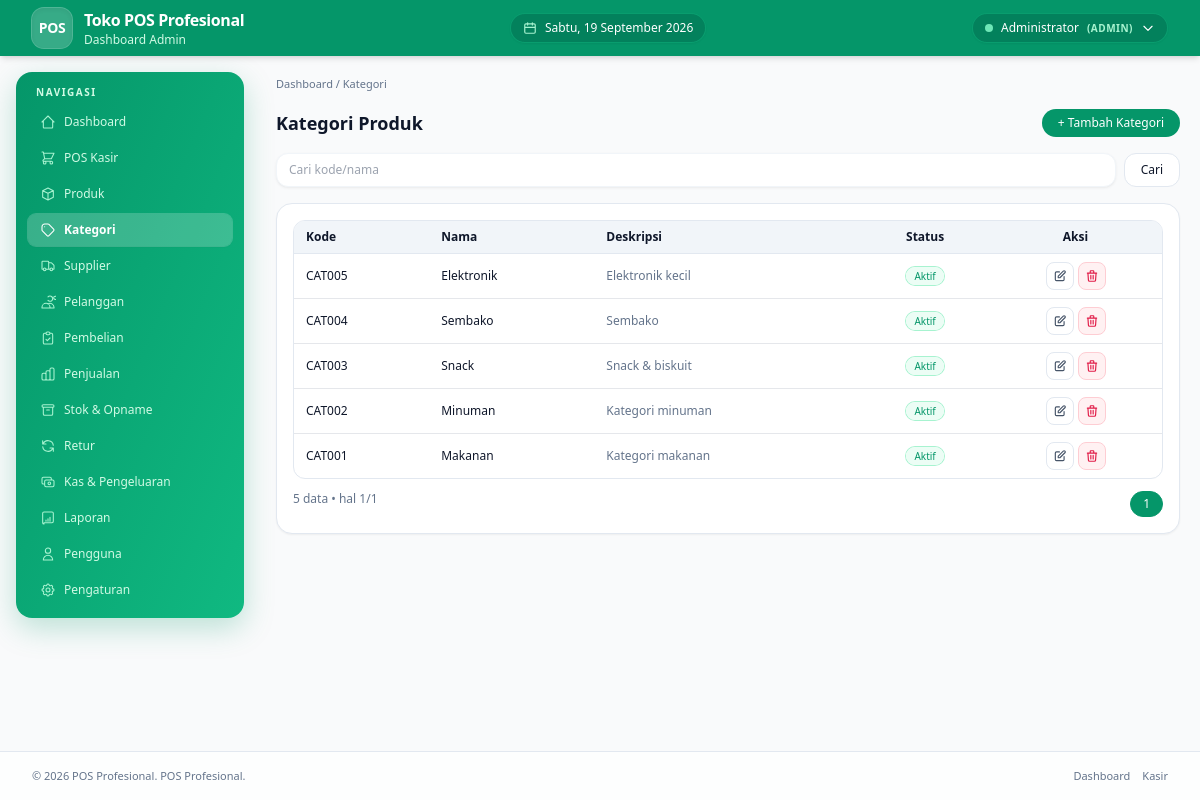
/admin/kategori/index.php (signed in), run on the app's committed database.
### tables this page shows
CREATE TABLE stores (
 id INT AUTO_INCREMENT PRIMARY KEY,
 name VARCHAR(120) NOT NULL,
 address TEXT,
 phone VARCHAR(30),
 email VARCHAR(100),
 logo VARCHAR(255),
 receipt_footer TEXT,
 currency VARCHAR(10) DEFAULT 'Rp',
 tax_percent DECIMAL(5,2) DEFAULT 0,
 transaction_prefix VARCHAR(10) DEFAULT 'TRX',
 created_at DATETIME DEFAULT CURRENT_TIMESTAMP
);

CREATE TABLE product_categories (
 id INT AUTO_INCREMENT PRIMARY KEY,
 code VARCHAR(20) UNIQUE NOT NULL,
 name VARCHAR(80) NOT NULL,
 description TEXT,
 is_active TINYINT(1) DEFAULT 1,
 created_at DATETIME DEFAULT CURRENT_TIMESTAMP,
 INDEX idx_cat_name (name)
);

### config/database.php (called while the page is built)
<?php
$DB_HOST = '127.0.0.1';
$DB_NAME = 'pos_db';
$DB_USER = 'root';
$DB_PASS = '';
$DB_CHARSET = 'utf8mb4';
$DB_PORT = 3306;
function db(): PDO {
    static $pdo = null;
    if ($pdo === null) {
        global $DB_HOST,$DB_NAME,$DB_USER,$DB_PASS,$DB_CHARSET,$DB_PORT;
        $dsn = "mysql:host={$DB_HOST};port={$DB_PORT};dbname={$DB_NAME};charset={$DB_CHARSET}";
        $opt = [
            PDO::ATTR_ERRMODE => PDO::ERRMODE_EXCEPTION,
            PDO::ATTR_DEFAULT_FETCH_MODE => PDO::FETCH_ASSOC,
            PDO::ATTR_EMULATE_PREPARES => false,
        ];
        $pdo = new PDO($dsn, $DB_USER, $DB_PASS, $opt);
        $pdo->exec("SET time_zone = '+07:00'");
    }
    return $pdo;
}

### core/helper.php (called while the page is built, shortened)
<?php
function e($s){ return htmlspecialchars((string)$s, ENT_QUOTES, 'UTF-8'); }
function paginate_params($total,$page,$perPage){ $pages=max(1,(int)ceil($total/$perPage)); $page=max(1,min($pages,(int)$page)); $offset=($page-1)*$perPage; return [$pages,$page,$offset]; }
function store_info(){
    static $s = null;
    if($s === null){
        try {
            $s = db()->query("SELECT * FROM stores LIMIT 1")->fetch(PDO::FETCH_ASSOC) ?: [];
        } catch(Throwable $e){
            $s = [];
        }
    }
    return $s;
}
function store_logo_url(){
    $st = store_info();
    return null;
}

### core/auth.php (called while the page is built, shortened)
<?php
require_once __DIR__ . '/../config/database.php';
require_once __DIR__ . '/helper.php';
function current_user(){ return $_SESSION['user'] ?? null; }

### admin/kategori/index.php (the view, shortened to what this page needs)
<?php
require_once __DIR__.'/../../config/database.php';
require_once __DIR__.'/../../core/auth.php';
require_once __DIR__.'/../../core/helper.php';
$pdo=db();
$q=trim($_GET['q']??''); $page=max(1,(int)($_GET['page']??1)); $per=ITEMS_PER_PAGE;
$where="WHERE 1"; $params=[];
$total=$pdo->prepare("SELECT COUNT(*) FROM product_categories $where"); $total->execute($params); $total=(int)$total->fetchColumn();
list($pages,$page,$off)=paginate_params($total,$page,$per);
$stmt=$pdo->prepare("SELECT * FROM product_categories $where ORDER BY id DESC LIMIT $per OFFSET $off"); $stmt->execute($params); $rows=$stmt->fetchAll();
?>
<!DOCTYPE html><html lang="id"><head><title>Kategori • <?=e(APP_NAME)?></title><?php include __DIR__.'/../../components/head.php'; ?></head>
<body class="min-h-screen bg-slate-50 flex flex-col"><?php include __DIR__.'/../../components/header.php'; ?>
<main class="flex w-full flex-1 flex-col gap-6 px-4 pb-10 pt-5 sm:px-6 lg:px-8 lg:flex-row lg:items-start"><?php include __DIR__.'/../../components/sidebar_admin.php'; ?>
<section class="order-2 flex-1 space-y-4">
<nav class="text-[11px] text-slate-500">Dashboard / Kategori</nav>
<div class="flex flex-col gap-3 sm:flex-row sm:items-center sm:justify-between"><h2 class="text-lg font-semibold">Kategori Produk</h2><button data-modal-toggle="#modalAdd" class="rounded-full bg-emerald-600 px-4 py-1.5 text-xs font-medium text-white">+ Tambah Kategori</button></div>
<form method="GET" class="flex gap-2"><input name="q" value="<?=e($q)?>" placeholder="Cari kode/nama" class="flex-1 rounded-xl border border-slate-200 bg-white px-3 py-2 text-xs"><button class="rounded-xl border border-slate-200 bg-white px-4 py-2 text-xs">Cari</button></form>
<div class="rounded-2xl border border-slate-200 bg-white p-4 shadow-sm">
<div class="overflow-hidden rounded-xl border border-slate-200"><table class="min-w-full divide-y divide-slate-200 text-xs"><thead class="bg-slate-100"><tr><th class="px-3 py-2 text-left">Kode</th><th class="px-3 py-2 text-left">Nama</th><th class="px-3 py-2 text-left">Deskripsi</th><th class="px-3 py-2 text-center">Status</th><th class="px-3 py-2 text-center">Aksi</th></tr></thead><tbody class="divide-y">
<?php foreach($rows as $r):?><tr class="hover:bg-slate-50"><td class="px-3 py-2 font-medium"><?=e($r['code'])?></td><td class="px-3 py-2"><?=e($r['name'])?></td><td class="px-3 py-2 text-slate-500"><?=e($r['description'])?></td><td class="px-3 py-2 text-center"><?=$r['is_active']?'<span class="rounded-full bg-emerald-50 px-2 py-0.5 text-[10px] text-emerald-600 ring-1 ring-emerald-200">Aktif</span>':'<span class="rounded-full bg-slate-100 px-2 py-0.5 text-[10px]">Nonaktif</span>'?></td>
<td class="px-3 py-2 text-center flex justify-center gap-1"><button type="button" data-modal-toggle="#modalEdit<?=$r['id']?>" title="Edit" class="inline-flex h-7 w-7 items-center justify-center rounded-lg border border-slate-200 bg-white text-slate-600 hover:border-emerald-500 hover:bg-emerald-50 hover:text-emerald-600"><svg xmlns="http://www.w3.org/2000/svg" class="h-3.5 w-3.5" fill="none" viewBox="0 0 24 24" stroke="currentColor" stroke-width="2"><path stroke-linecap="round" stroke-linejoin="round" d="M11 5H6a2 2 0 00-2 2v11a2 2 0 002 2h11a2 2 0 002-2v-5m-1.414-9.414a2 2 0 112.828 2.828L11.828 15H9v-2.828l8.586-8.586z"/></svg></button><form method="POST" class="inline" onsubmit="return confirm('Hapus kategori?')"><input type="hidden" name="_csrf" value="<?=e(csrf_token())?>"><input type="hidden" name="act" value="delete"><input type="hidden" name="id" value="<?=$r['id']?>"><button title="Hapus" class="inline-flex h-7 w-7 items-center justify-center rounded-lg border border-rose-200 bg-rose-50 text-rose-600 hover:bg-rose-100"><svg xmlns="http://www.w3.org/2000/svg" class="h-3.5 w-3.5" fill="none" viewBox="0 0 24 24" stroke="currentColor" stroke-width="2"><path stroke-linecap="round" stroke-linejoin="round" d="M19 7l-.867 12.142A2 2 0 0116.138 21H7.862a2 2 0 01-1.995-1.858L5 7m5 4v6m4-6v6m1-10V4a1 1 0 00-1-1h-4a1 1 0 00-1 1v3M4 7h16"/></svg></button></form></td></tr>
<?php endforeach; if(!$rows) echo '<tr><td colspan="5" class="px-3 py-6 text-center text-slate-400">Belum ada data</td></tr>';?>
</tbody></table></div>
<div class="mt-3 flex justify-between text-xs text-slate-500"><span><?=$total?> data • hal <?=$page?>/<?=$pages?></span><div class="flex gap-1"><?php for($i=1;$i<=$pages;$i++):?><a href="?q=<?=urlencode($q)?>&page=<?=$i?>" class="rounded-full border px-3 py-1 <?=$i==$page?'bg-emerald-600 text-white border-emerald-600':''?>"><?=$i?></a><?php endfor;?></div></div>
</div>
</section></main>
<?php include __DIR__.'/../../components/footer.php'; ?></body></html>

### components/header.php (shortened to what this page needs)
<?php
$u = current_user();
$role = $u['role'] ?? '';
$stLogo = store_logo_url();
$stName = store_info()['name'] ?? APP_NAME;
$hariList = ['Sunday'=>'Minggu','Monday'=>'Senin','Tuesday'=>'Selasa','Wednesday'=>'Rabu','Thursday'=>'Kamis','Friday'=>'Jumat','Saturday'=>'Sabtu'];
$bulanList = ['January'=>'Januari','February'=>'Februari','March'=>'Maret','April'=>'April','May'=>'Mei','June'=>'Juni','July'=>'Juli','August'=>'Agustus','September'=>'September','October'=>'Oktober','November'=>'November','December'=>'Desember'];
$hariIni = $hariList[date('l')].', '.date('j').' '.$bulanList[date('F')].' '.date('Y');
?>
<header class="pos-header sticky top-0 z-50 flex items-center bg-emerald-600 shadow-md">
<div class="flex w-full items-center justify-between px-4 sm:px-6 lg:px-8">
<div class="flex items-center gap-3">
<?php if($stLogo): ?>
  <div class="flex h-10 w-10 items-center justify-center rounded-xl bg-white/10 p-1 shadow-inner backdrop-blur ring-1 ring-white/20">
    <img src="<?=e($stLogo)?>" alt="Logo" class="h-full w-full object-contain rounded-lg">
  </div>
<?php else: ?>
  <div class="flex h-10 w-10 items-center justify-center rounded-xl bg-white/20 text-white shadow-inner font-bold text-sm tracking-tight ring-1 ring-white/30">
    POS
  </div>
<?php endif; ?>
<div>
  <h1 class="text-sm font-bold tracking-tight text-white sm:text-base leading-tight"><?=e($stName)?></h1>
  <p class="text-[11px] text-emerald-100 sm:text-xs"><?= $role==='admin'?'Dashboard Admin':'POS Kasir'?></p>
</div>
</div>
<span class="hidden items-center gap-2 rounded-full bg-emerald-700/70 border border-emerald-500/50 px-3 py-1.5 text-xs font-medium text-white shadow-sm lg:inline-flex">
  <svg class="h-3.5 w-3.5 text-emerald-200" fill="none" viewBox="0 0 24 24" stroke="currentColor" stroke-width="2"><path stroke-linecap="round" stroke-linejoin="round" d="M8 7V3m8 4V3M3 11h18M5 21h14a2 2 0 002-2V7a2 2 0 00-2-2H5a2 2 0 00-2 2v12a2 2 0 002 2z"/></svg>
  <?=e($hariIni)?>
</span>
<div class="relative hidden md:block group">
<button type="button" class="inline-flex items-center gap-2 rounded-full bg-emerald-700/70 border border-emerald-500/50 px-3 py-1.5 text-xs font-medium text-white shadow-sm transition hover:bg-emerald-700">
  <span class="h-2 w-2 rounded-full bg-emerald-300 animate-pulse"></span>
  <?=e($u['name']??'')?> <span class="text-emerald-200 text-[10px] uppercase font-bold tracking-wider">(<?=e($role)?>)</span>
  <svg class="h-3.5 w-3.5 transition-transform duration-200 group-hover:rotate-180" fill="none" viewBox="0 0 24 24" stroke="currentColor" stroke-width="2"><path stroke-linecap="round" stroke-linejoin="round" d="M19 9l-7 7-7-7"/></svg>
</button>
</div>
</div>
</header>

### assets/css/dashboard.css (style rules this page uses)
body { font-family: system-ui, -apple-system, BlinkMacSystemFont, "Segoe UI", sans-serif; background-color: #f9fafb; color: #0f172a; }
html { scroll-behavior: smooth; }
:root { --pos-header-h:56px; }
.pos-header { height: var(--pos-header-h); min-height: var(--pos-header-h); }
header { background-color: #ffffff; }
main { background-color: #f9fafb; }
@media (min-width: 1024px) { main:has(#sidebar) { gap: 0 !important; padding: 0 !important; align-items: flex-start !important; } }
@media (min-width: 1024px) { main:has(#sidebar) > section.order-2, main:has(#sidebar) > section.flex-1 { padding: 1.25rem !important; min-width: 0; flex: 1 1 auto !important; } }
input:not([type="checkbox"]):not([type="radio"]):not([type="file"]):not([type="submit"]):not([type="button"]):not([type="reset"]), select, textarea { border-color: #f1f5f9 !important; border-width: 1px !important; background-color: #ffffff; box-shadow: 0 1px 3px 0 rgba(0, 0, 0, 0.06), 0 1px 2px -1px rgba(0, 0, 0, 0.04) !important; transition: all 0.15s ease-in-out; }

### data on the page
stores: name "Toko POS Profesional"
product_categories: code "CAT005", name "Elektronik", description "Elektronik kecil", is_active "Aktif"
product_categories: code "CAT004", name "Sembako", description "Sembako", is_active "Aktif"
product_categories: code "CAT003", name "Snack", description "Snack & biskuit", is_active "Aktif"
product_categories: code "CAT002", name "Minuman", description "Kategori minuman", is_active "Aktif"
product_categories: code "CAT001", name "Makanan", description "Kategori makanan", is_active "Aktif"

### other printed values
$u['name'] "Administrator"
$role "ADMIN"
$label "Dashboard POS Kasir Produk Kategori Supplier Pelanggan Pembelian Penjualan Stok & Opname Retur Kas & Pengeluaran Laporan Pengguna Pengaturan"
$total "5"
$page "1"
$pages "1"
APP_NAME "POS Profesional"
